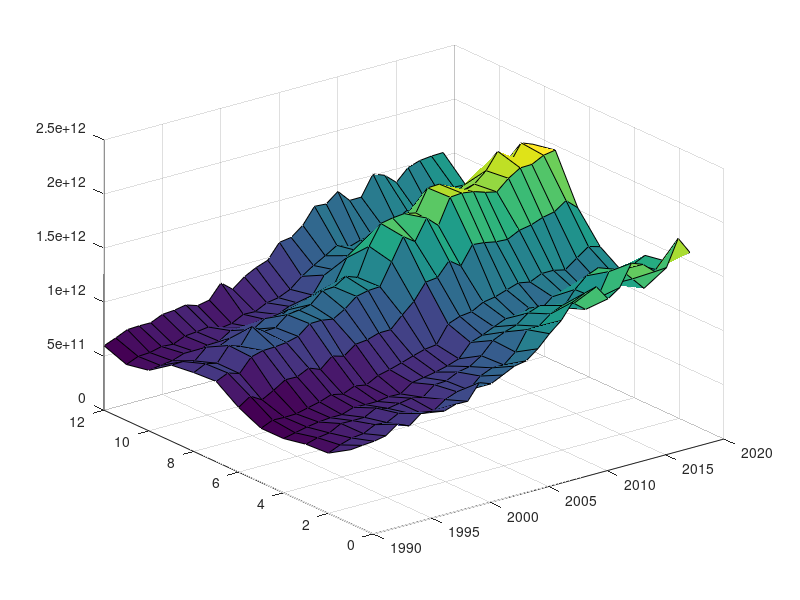
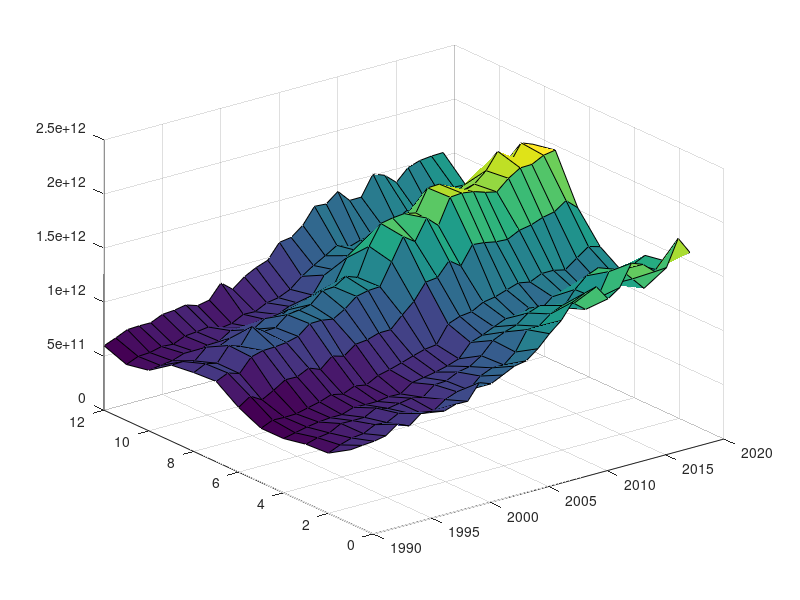
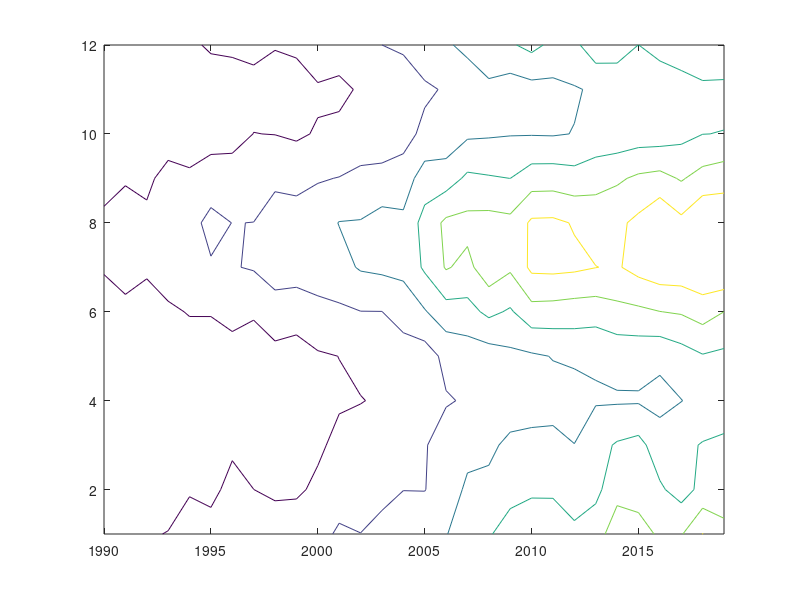

Here is the MATLAB script that generated these plots, in order:
load electricity.mat
revenue = price.*usage;
[X, Y] = meshgrid(yr, mth);
figure(1), surf(yr, mth, revenue)
figure(2), surf(X, Y, revenue)
figure(3), contour(X, Y, revenue, 6)